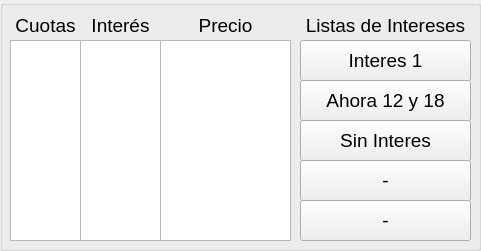
  <widget class="QGroupBox" name="groupBox_3">
   <property name="geometry">
    <rect>
     <x>380</x>
     <y>430</y>
     <width>481</width>
     <height>251</height>
    </rect>
   </property>
   <property name="font">
    <font>
     <pointsize>16</pointsize>
    </font>
   </property>
   <property name="title">
    <string/>
   </property>
   <widget class="QListWidget" name="list_Cuotas">
    <property name="geometry">
     <rect>
      <x>10</x>
      <y>40</y>
      <width>71</width>
      <height>201</height>
     </rect>
    </property>
    <property name="font">
     <font>
      <pointsize>14</pointsize>
     </font>
    </property>
   </widget>
   <widget class="QListWidget" name="list_Interes">
    <property name="geometry">
     <rect>
      <x>80</x>
      <y>40</y>
      <width>81</width>
      <height>201</height>
     </rect>
    </property>
    <property name="font">
     <font>
      <pointsize>14</pointsize>
     </font>
    </property>
    <property name="toolTip">
     <string>&lt;html&gt;&lt;head/&gt;&lt;body&gt;&lt;p&gt;Doble clic y editamos su interés (Ajusta el Precio automáticamente)&lt;/p&gt;&lt;/body&gt;&lt;/html&gt;</string>
    </property>
   </widget>
   <widget class="QListWidget" name="list_Pcio_Ctas">
    <property name="geometry">
     <rect>
      <x>160</x>
      <y>40</y>
      <width>131</width>
      <height>201</height>
     </rect>
    </property>
    <property name="font">
     <font>
      <pointsize>14</pointsize>
     </font>
    </property>
    <property name="toolTip">
     <string>&lt;html&gt;&lt;head/&gt;&lt;body&gt;&lt;p&gt;Doble clic y editamos el precio (Ajusta el interés automáticamente)&lt;/p&gt;&lt;/body&gt;&lt;/html&gt;</string>
    </property>
    <property name="autoScroll">
     <bool>false</bool>
    </property>
   </widget>
   <widget class="QPushButton" name="push_Int1">
    <property name="geometry">
     <rect>
      <x>300</x>
      <y>40</y>
      <width>171</width>
      <height>41</height>
     </rect>
    </property>
    <property name="font">
     <font>
      <pointsize>14</pointsize>
     </font>
    </property>
    <property name="text">
     <string>Interes 1</string>
    </property>
    <property name="autoDefault">
     <bool>false</bool>
    </property>
   </widget>
   <widget class="QPushButton" name="push_Int2">
    <property name="geometry">
     <rect>
      <x>300</x>
      <y>80</y>
      <width>171</width>
      <height>41</height>
     </rect>
    </property>
    <property name="font">
     <font>
      <pointsize>14</pointsize>
     </font>
    </property>
    <property name="text">
     <string>Ahora 12 y 18</string>
    </property>
    <property name="autoDefault">
     <bool>false</bool>
    </property>
   </widget>
   <widget class="QPushButton" name="push_Int3">
    <property name="geometry">
     <rect>
      <x>300</x>
      <y>120</y>
      <width>171</width>
      <height>41</height>
     </rect>
    </property>
    <property name="font">
     <font>
      <pointsize>14</pointsize>
     </font>
    </property>
    <property name="text">
     <string>Sin Interes</string>
    </property>
    <property name="autoDefault">
     <bool>false</bool>
    </property>
   </widget>
   <widget class="QPushButton" name="push_Int4">
    <property name="geometry">
     <rect>
      <x>300</x>
      <y>160</y>
      <width>171</width>
      <height>41</height>
     </rect>
    </property>
    <property name="font">
     <font>
      <pointsize>14</pointsize>
     </font>
    </property>
    <property name="text">
     <string>-</string>
    </property>
    <property name="autoDefault">
     <bool>false</bool>
    </property>
   </widget>
   <widget class="QPushButton" name="push_Int5">
    <property name="geometry">
     <rect>
      <x>300</x>
      <y>200</y>
      <width>171</width>
      <height>41</height>
     </rect>
    </property>
    <property name="font">
     <font>
      <pointsize>14</pointsize>
     </font>
    </property>
    <property name="text">
     <string>-</string>
    </property>
    <property name="autoDefault">
     <bool>false</bool>
    </property>
   </widget>
   <widget class="QLabel" name="label_24">
    <property name="geometry">
     <rect>
      <x>300</x>
      <y>10</y>
      <width>171</width>
      <height>31</height>
     </rect>
    </property>
    <property name="font">
     <font>
      <family>MS Shell Dlg 2</family>
      <pointsize>14</pointsize>
      <weight>50</weight>
      <italic>false</italic>
      <bold>false</bold>
     </font>
    </property>
    <property name="text">
     <string>Listas de Intereses</string>
    </property>
    <property name="alignment">
     <set>Qt::AlignCenter</set>
    </property>
   </widget>
   <widget class="QLabel" name="label_22">
    <property name="geometry">
     <rect>
      <x>80</x>
      <y>10</y>
      <width>81</width>
      <height>31</height>
     </rect>
    </property>
    <property name="font">
     <font>
      <family>MS Shell Dlg 2</family>
      <pointsize>14</pointsize>
      <weight>50</weight>
      <italic>false</italic>
      <bold>false</bold>
     </font>
    </property>
    <property name="text">
     <string>Interés</string>
    </property>
    <property name="alignment">
     <set>Qt::AlignCenter</set>
    </property>
   </widget>
   <widget class="QLabel" name="label_23">
    <property name="geometry">
     <rect>
      <x>160</x>
      <y>10</y>
      <width>131</width>
      <height>31</height>
     </rect>
    </property>
    <property name="font">
     <font>
      <family>MS Shell Dlg 2</family>
      <pointsize>14</pointsize>
      <weight>50</weight>
      <italic>false</italic>
      <bold>false</bold>
     </font>
    </property>
    <property name="text">
     <string>Precio</string>
    </property>
    <property name="alignment">
     <set>Qt::AlignCenter</set>
    </property>
   </widget>
   <widget class="QLabel" name="label_21">
    <property name="geometry">
     <rect>
      <x>10</x>
      <y>10</y>
      <width>71</width>
      <height>31</height>
     </rect>
    </property>
    <property name="font">
     <font>
      <family>MS Shell Dlg 2</family>
      <pointsize>14</pointsize>
      <weight>50</weight>
      <italic>false</italic>
      <bold>false</bold>
     </font>
    </property>
    <property name="text">
     <string>Cuotas</string>
    </property>
    <property name="alignment">
     <set>Qt::AlignCenter</set>
    </property>
   </widget>
   <zorder>list_Cuotas</zorder>
   <zorder>list_Interes</zorder>
   <zorder>list_Pcio_Ctas</zorder>
   <zorder>push_Int2</zorder>
   <zorder>push_Int3</zorder>
   <zorder>push_Int4</zorder>
   <zorder>push_Int5</zorder>
   <zorder>push_Int1</zorder>
   <zorder>label_24</zorder>
   <zorder>label_22</zorder>
   <zorder>label_23</zorder>
   <zorder>label_21</zorder>
  </widget>
